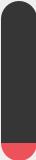
<?xml version="1.0" encoding="UTF-8"?>
<ui version="4.0">
 <class>AudioValuePage</class>
 <widget class="QDialog" name="AudioValuePage">
  <property name="geometry">
   <rect>
    <x>0</x>
    <y>0</y>
    <width>36</width>
    <height>160</height>
   </rect>
  </property>
  <property name="windowTitle">
   <string>Dialog</string>
  </property>
  <widget class="QSlider" name="verticalSlider">
   <property name="geometry">
    <rect>
     <x>1</x>
     <y>1</y>
     <width>36</width>
     <height>160</height>
    </rect>
   </property>
   <property name="styleSheet">
    <string notr="true">/* 垂直滑块基础样式 */
QSlider:vertical {
    min-width: 36px;  /* 确保足够宽度 */
    background: rgba(255, 255, 255, 0);
    border-radius: 18px;   /* 右侧圆角 */
}

/* 垂直滑槽样式 */
QSlider::groove:vertical {
     background: rgba(255, 255, 255, 0);
    width: 36px;          /* 滑槽宽度36px */
    border-radius: 18px;  /* 滑槽圆角18px */
    margin: 0px 0;        /* 边距调整 */   
}

/* 垂直滑块手柄样式（红色） */
QSlider::handle:vertical {
    background: rgba(255, 255, 255, 0);
    width: 36px;           /* 手柄宽度36px */
    height: 36px;          /* 手柄高度36px */
    border-radius: 18px;   /* 手柄圆角18px */
    margin: 0px 0px 1px 0px;  /* 调整手柄垂直居中 */
}

/* 滑块活动区域（左侧） */
QSlider::add-page:vertical {
    background: #ED525A;   /* 绿色活动区域 */
     border-top-left-radius: 0px;    /* 左上圆角 */
    border-top-right-radius: 0px;   /* 右上圆角 */
    border-bottom-left-radius: 18px;  /* 左下直角 */
    border-bottom-right-radius: 18px; /* 右下直角 */

}

/* 滑块非活动区域（右侧） */
QSlider::sub-page:vertical {
    background: #363636;
    border-top-left-radius: 18px;    /* 左上圆角 */
    border-top-right-radius: 18px;   /* 右上圆角 */
    border-bottom-left-radius: 0px;  /* 左下直角 */
    border-bottom-right-radius: 0px; /* 右下直角 */

}

/* 隐藏默认按钮 */
QSlider::add-line:vertical, 
QSlider::sub-line:vertical {
    width: 0px;
    height: 0px;
    border: none;
}</string>
   </property>
   <property name="maximum">
    <number>255</number>
   </property>
   <property name="value">
    <number>0</number>
   </property>
   <property name="orientation">
    <enum>Qt::Vertical</enum>
   </property>
  </widget>
 </widget>
 <resources/>
 <connections/>
</ui>
